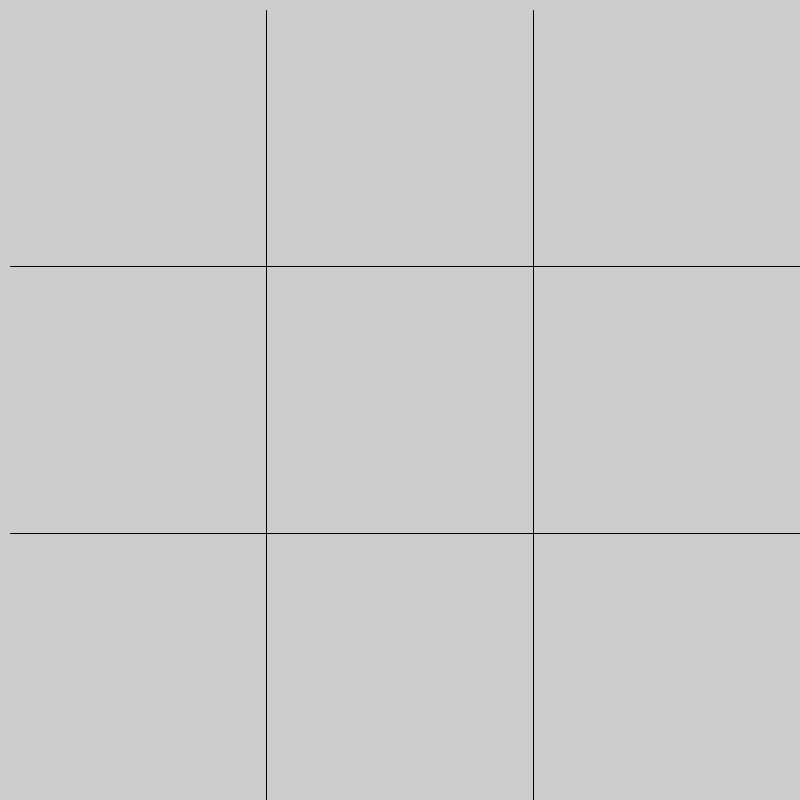
Frame 1 (no input)
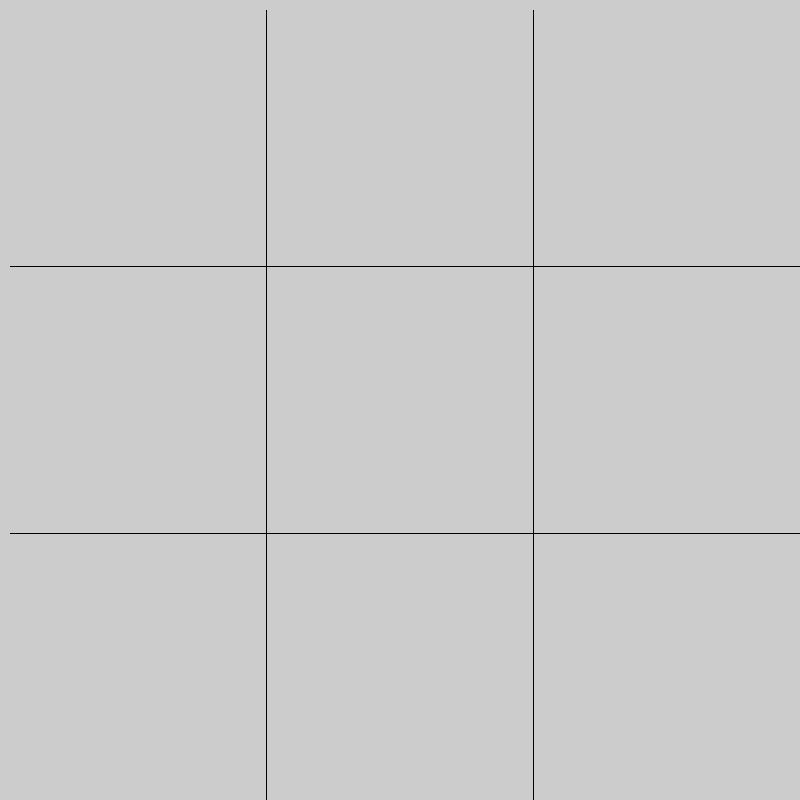
Frame 60 (the mouse pressed at the canvas centre just before this capture)
Frame 120 (the mouse held since frame 60 and released just before this capture): identical to frame 60, image omitted

The Processing sketch that drew these frames (run headless with seeded random() and noise(); from frame 60 on, the mouse is pressed at the canvas centre):

// Processing sketch: Tic_Tac_Toe
// ── Tic_Tac_Toe.pde
int Spielfeldbreite = 800;
int Spielfeldhohe = 800;
int offsetX = 10;
int offsetY = 10;

void setup(){
  //size(Spielfeldbreite,Spielfeldhohe);
  size(800,800);
}

void draw(){
  //Zwei waagrechte Linien
  line(offsetX,Spielfeldhohe/3,Spielfeldbreite,Spielfeldhohe/3);
  line(offsetX,Spielfeldhohe*2/3,Spielfeldbreite,Spielfeldhohe*2/3);
  
  // Zwei senkrechte Linien
   line(Spielfeldbreite/3,offsetY,Spielfeldbreite/3,Spielfeldhohe);
   line(Spielfeldbreite*2/3,offsetY,Spielfeldbreite*2/3,Spielfeldhohe);
   
}

void drawX(int x,int y){
  //Zeichnet "X"
  int XKoordinate = Spielfeldbreite*x/3;
  int YKoordinate = Spielfeldhohe*y/3;
  int XEndKoordinate = Spielfeldbreite/3+XKoordinate;
  int YEndKoordinate = Spielfeldhohe/3+YKoordinate;
  
  line(XKoordinate,YKoordinate,XEndKoordinate,YEndKoordinate);
  line(XEndKoordinate,YKoordinate,XKoordinate,YEndKoordinate );
}

void draw0(){
  //Zeichnet "0"
  circle(width/6,height/6,250);
}

void mouseClicked(){
  int X = 3*mouseX/Spielfeldbreite;
  int Y = 3*mouseY/Spielfeldhohe;
  drawX(X,Y);
  
}







//void mouseClicked(){
  //line(0,0,mouseX,mouseY);
